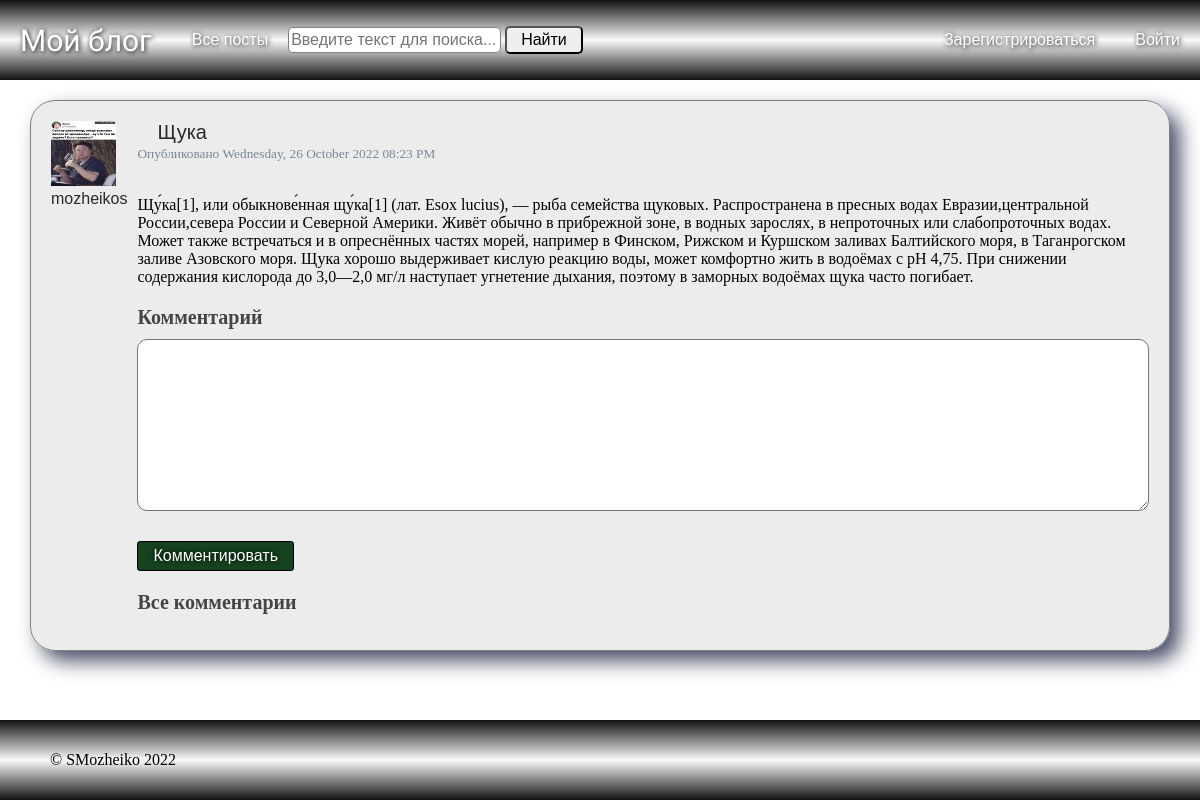
The app's page /posts/post?post_id=7 with its own data.
### blog_flask/models.py (models this page shows, shortened)
class SaveMixin:
    def save(self):
        db.session.add(self)
        db.session.commit()

class User(db.Model, UserMixin, SaveMixin):
    id = db.Column(db.Integer, primary_key=True)
    username = db.Column(db.String(20), unique=True, nullable=False)
    email = db.Column(db.String(120), unique=True, nullable=False)
    avatar = db.Column(db.String(100), nullable=False, default='default.png')
    password = db.Column(db.String(100), nullable=False)
    posts = db.relationship(
        'Post',
        back_populates='author',
        lazy=True,
        uselist=True
    )
    comments = db.relationship(
        'Comment',
        back_populates='author',
        lazy=True,
        uselist=True
    )

class Post(db.Model, SaveMixin):
    id = db.Column(db.Integer, primary_key=True)
    title = db.Column(db.String(100), nullable=False)
    created_at = db.Column(db.DateTime, nullable=False, default=datetime.datetime.utcnow())
    content = db.Column(db.Text, nullable=False)
    user_id = db.Column(
        db.Integer, db.ForeignKey(
            'user.id',
            ondelete='CASCADE',
            onupdate='CASCADE'
        ), nullable=False
    )
    author = db.relationship(
        User,
        back_populates='posts',
        uselist=False
    )
    comments = db.relationship(
        'Comment',
        back_populates='post',
        uselist=True
    )

### blog_flask/posts/routes.py (the view)
@posts.route('/post')
def post():
    post_id = request.args.get('post_id', 0, type=int)
    post_item = Post.query.get_or_404(post_id)
    form = CommentForm()
    post_item.comments.sort(key=lambda x: x.created_at, reverse=True)
    return render_template('post.html', post=post_item, form=form)

### blog_flask/posts/forms.py
class CommentForm(FlaskForm):
    content = TextAreaField(
        label='Комментарий',
        validators=[
            DataRequired()
        ],
    )
    submit = SubmitField('Комментировать')

### blog_flask/context_processsors.py
class SearchForm(FlaskForm):
    search = StringField(
        label='Поиск',
        validators=[DataRequired()]
    )
    find = SubmitField(
        label='Найти'
    )

### run.py (called while the page is built)
@app.context_processor
def search():
    form = SearchForm()
    return dict(search=form)

@app.context_processor
def year():
    today_year = datetime.datetime.now().year
    return dict(year=today_year)

### blog_flask/templates/post.html (shortened to what this page needs)
{% extends "layout.html" %}
{% block content %}
<div class="content-card">
  <div class="card-author">
    <img class="article-img" src="{{ url_for('static', filename='profile_pictures/' + post.author.avatar) }}">
    <a class="navbar-user card-title card-author" href="{{ url_for('users.user_posts', username=post.author.username) }}">{{ post.author.username }}</a>
  </div>
  <div class="card">
    <div class="card-body">
      <h4 class="navbar-user card-title" style="margin: 0 20px">{{ post.title }}</h4>
      <small>Опубликовано {{ post.created_at.strftime('%A, %d %B %Y %I:%M %p') }}</small>
      <br>
      <br>
      <p class="card-text">{{ post.content }}</p>
    </div>
    <form action="{{ url_for('posts.comment', post_id=post.id) }}" method="post">
        <div class="comment-form">
            <h3>{{ form.content.label(class="comments-small-title") }}</h3>
            {% if form.content.errors %}
                {{ form.content(class="comment-content is-invalid") }}
                <div class="invalid-feedback">
                    {% for error in form.content.errors %}
                        <span>{{ error }}</span>
                    {% endfor %}
                </div>
            {% else %}
                {{ form.content(class="comment-content", rows=10, cols=80) }}
            {% endif %}
        </div>
        <div class="form-group">
            {{ form.submit(class="action-button ok") }}
        </div>
    </form>
    <h3 class="comments-title">Все комментарии</h3>
  </div>
</div>
{% endblock content %}

### blog_flask/static/main.css (style rules this page uses)
body { margin: 0; padding: 0; }
.action-button { border: 1px black solid; font-size: 16px; padding: 5px 15px; text-decoration: none; color: white; cursor: pointer; font-family: Impact, Charcoal, sans-serif; text-shadow: 0 0 5px black; border-radius: 3px; }
.ok { background-color: #16421f; }
.navbar-user { font-size: 20px; font-family: Impact, Charcoal, sans-serif; font-weight: normal; margin: 20px; }
.search input { line-height: 20px; font-size: 16px; font-family: Ubuntu, sans-serif; font-weight: normal; border-radius: 5px; }
.search-input { padding: 2px; color: black; border: 1px solid gray; }
.search-button { padding: 2px 14px; cursor: pointer; color: black; }
h1, h2, h3, h4, h5, h6 { margin: 0; color: #444444; }
.content-card { display: flex; padding: 20px; border: 1px solid grey; border-radius: 25px; background-color: rgba(218, 218, 218,50%); box-shadow: 10px 10px 20px #4a4e69; margin: 20px 0; }
.card { margin-left: 10px; }
.card-title { text-decoration: none; color: #2a2a2a; }
.card-author { font-size: 16px; margin: 0; }
.article-img { height: 65px; width: 65px; padding: 0; margin: 0; }
.form-group { margin: 20px auto; }
small { color: lightslategrey; }
.comment-form { border: none; display: flex; flex-direction: column; margin: 20px auto; }
.comment-content { box-sizing: border-box; border-radius: 10px; margin: 10px auto; width: 100%; padding: 10px; }
.comments-title { font-size: 20px; }
.comments-small-title { font-size: 20px; }

### records on screen
User: avatar (picture), author.username "mozheikos"
Post: title "Щука", created_at "Wednesday, 26 October 2022 08:23 PM", content "Щу́ка[1], или обыкнове́нная щу́ка[1] (лат. Esox lucius), — рыба семейства щуковых. Распространена в пресных водах Евразии,центральной России,севера России и Северной Америки. Живёт обычно в прибрежной зоне, в водных зарослях, в непроточных или слабопроточных водах. Может также встречаться и в опреснённых частях морей, например в Финском, Рижском и Куршском заливах Балтийского моря, в Таганрогском заливе Азовского моря. Щука хорошо выдерживает кислую реакцию воды, может комфортно жить в водоёмах с pH 4,75. При снижении содержания кислорода до 3,0—2,0 мг/л наступает угнетение дыхания, поэтому в заморных водоёмах щука часто погибает."
